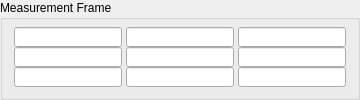
             <widget class="QGroupBox" name="groupBox_7" >
              <property name="sizePolicy" >
               <sizepolicy vsizetype="Preferred" hsizetype="Preferred" >
                <horstretch>0</horstretch>
                <verstretch>0</verstretch>
               </sizepolicy>
              </property>
              <property name="maximumSize" >
               <size>
                <width>22222</width>
                <height>16777215</height>
               </size>
              </property>
              <property name="title" >
               <string>Measurement Frame</string>
              </property>
              <layout class="QVBoxLayout" name="verticalLayout_13" >
               <property name="topMargin" >
                <number>1</number>
               </property>
               <property name="bottomMargin" >
                <number>3</number>
               </property>
               <item>
                <layout class="QGridLayout" name="gridLayout_4" >
                 <property name="horizontalSpacing" >
                  <number>4</number>
                 </property>
                 <property name="verticalSpacing" >
                  <number>0</number>
                 </property>
                 <item row="0" column="0" >
                  <widget class="QLineEdit" name="lineEdit_MeasurementFrame11" >
                   <property name="sizePolicy" >
                    <sizepolicy vsizetype="Fixed" hsizetype="Expanding" >
                     <horstretch>0</horstretch>
                     <verstretch>0</verstretch>
                    </sizepolicy>
                   </property>
                   <property name="minimumSize" >
                    <size>
                     <width>20</width>
                     <height>0</height>
                    </size>
                   </property>
                   <property name="maximumSize" >
                    <size>
                     <width>16777215</width>
                     <height>20</height>
                    </size>
                   </property>
                   <property name="text" >
                    <string/>
                   </property>
                   <property name="alignment" >
                    <set>Qt::AlignRight|Qt::AlignTrailing|Qt::AlignVCenter</set>
                   </property>
                   <property name="readOnly" >
                    <bool>true</bool>
                   </property>
                  </widget>
                 </item>
                 <item row="1" column="0" >
                  <widget class="QLineEdit" name="lineEdit_MeasurementFrame21" >
                   <property name="sizePolicy" >
                    <sizepolicy vsizetype="Fixed" hsizetype="Expanding" >
                     <horstretch>0</horstretch>
                     <verstretch>0</verstretch>
                    </sizepolicy>
                   </property>
                   <property name="maximumSize" >
                    <size>
                     <width>16777215</width>
                     <height>20</height>
                    </size>
                   </property>
                   <property name="text" >
                    <string/>
                   </property>
                   <property name="alignment" >
                    <set>Qt::AlignRight|Qt::AlignTrailing|Qt::AlignVCenter</set>
                   </property>
                   <property name="readOnly" >
                    <bool>true</bool>
                   </property>
                  </widget>
                 </item>
                 <item row="1" column="1" >
                  <widget class="QLineEdit" name="lineEdit_MeasurementFrame22" >
                   <property name="sizePolicy" >
                    <sizepolicy vsizetype="Fixed" hsizetype="Expanding" >
                     <horstretch>0</horstretch>
                     <verstretch>0</verstretch>
                    </sizepolicy>
                   </property>
                   <property name="maximumSize" >
                    <size>
                     <width>16777215</width>
                     <height>20</height>
                    </size>
                   </property>
                   <property name="text" >
                    <string/>
                   </property>
                   <property name="alignment" >
                    <set>Qt::AlignRight|Qt::AlignTrailing|Qt::AlignVCenter</set>
                   </property>
                   <property name="readOnly" >
                    <bool>true</bool>
                   </property>
                  </widget>
                 </item>
                 <item row="2" column="1" >
                  <widget class="QLineEdit" name="lineEdit_MeasurementFrame32" >
                   <property name="sizePolicy" >
                    <sizepolicy vsizetype="Fixed" hsizetype="Expanding" >
                     <horstretch>0</horstretch>
                     <verstretch>0</verstretch>
                    </sizepolicy>
                   </property>
                   <property name="maximumSize" >
                    <size>
                     <width>16777215</width>
                     <height>20</height>
                    </size>
                   </property>
                   <property name="text" >
                    <string/>
                   </property>
                   <property name="alignment" >
                    <set>Qt::AlignRight|Qt::AlignTrailing|Qt::AlignVCenter</set>
                   </property>
                   <property name="readOnly" >
                    <bool>true</bool>
                   </property>
                  </widget>
                 </item>
                 <item row="2" column="2" >
                  <widget class="QLineEdit" name="lineEdit_MeasurementFrame33" >
                   <property name="sizePolicy" >
                    <sizepolicy vsizetype="Fixed" hsizetype="Expanding" >
                     <horstretch>0</horstretch>
                     <verstretch>0</verstretch>
                    </sizepolicy>
                   </property>
                   <property name="maximumSize" >
                    <size>
                     <width>16777215</width>
                     <height>20</height>
                    </size>
                   </property>
                   <property name="text" >
                    <string/>
                   </property>
                   <property name="alignment" >
                    <set>Qt::AlignRight|Qt::AlignTrailing|Qt::AlignVCenter</set>
                   </property>
                   <property name="readOnly" >
                    <bool>true</bool>
                   </property>
                  </widget>
                 </item>
                 <item row="0" column="1" >
                  <widget class="QLineEdit" name="lineEdit_MeasurementFrame12" >
                   <property name="sizePolicy" >
                    <sizepolicy vsizetype="Fixed" hsizetype="Expanding" >
                     <horstretch>0</horstretch>
                     <verstretch>0</verstretch>
                    </sizepolicy>
                   </property>
                   <property name="minimumSize" >
                    <size>
                     <width>20</width>
                     <height>0</height>
                    </size>
                   </property>
                   <property name="maximumSize" >
                    <size>
                     <width>16777215</width>
                     <height>20</height>
                    </size>
                   </property>
                   <property name="text" >
                    <string/>
                   </property>
                   <property name="alignment" >
                    <set>Qt::AlignRight|Qt::AlignTrailing|Qt::AlignVCenter</set>
                   </property>
                   <property name="readOnly" >
                    <bool>true</bool>
                   </property>
                  </widget>
                 </item>
                 <item row="0" column="2" >
                  <widget class="QLineEdit" name="lineEdit_MeasurementFrame13" >
                   <property name="sizePolicy" >
                    <sizepolicy vsizetype="Fixed" hsizetype="Expanding" >
                     <horstretch>0</horstretch>
                     <verstretch>0</verstretch>
                    </sizepolicy>
                   </property>
                   <property name="minimumSize" >
                    <size>
                     <width>20</width>
                     <height>0</height>
                    </size>
                   </property>
                   <property name="maximumSize" >
                    <size>
                     <width>16777215</width>
                     <height>20</height>
                    </size>
                   </property>
                   <property name="text" >
                    <string/>
                   </property>
                   <property name="alignment" >
                    <set>Qt::AlignRight|Qt::AlignTrailing|Qt::AlignVCenter</set>
                   </property>
                   <property name="readOnly" >
                    <bool>true</bool>
                   </property>
                  </widget>
                 </item>
                 <item row="1" column="2" >
                  <widget class="QLineEdit" name="lineEdit_MeasurementFrame23" >
                   <property name="sizePolicy" >
                    <sizepolicy vsizetype="Fixed" hsizetype="Expanding" >
                     <horstretch>0</horstretch>
                     <verstretch>0</verstretch>
                    </sizepolicy>
                   </property>
                   <property name="maximumSize" >
                    <size>
                     <width>16777215</width>
                     <height>20</height>
                    </size>
                   </property>
                   <property name="text" >
                    <string/>
                   </property>
                   <property name="alignment" >
                    <set>Qt::AlignRight|Qt::AlignTrailing|Qt::AlignVCenter</set>
                   </property>
                   <property name="readOnly" >
                    <bool>true</bool>
                   </property>
                  </widget>
                 </item>
                 <item row="2" column="0" >
                  <widget class="QLineEdit" name="lineEdit_MeasurementFrame31" >
                   <property name="sizePolicy" >
                    <sizepolicy vsizetype="Fixed" hsizetype="Expanding" >
                     <horstretch>0</horstretch>
                     <verstretch>0</verstretch>
                    </sizepolicy>
                   </property>
                   <property name="maximumSize" >
                    <size>
                     <width>16777215</width>
                     <height>20</height>
                    </size>
                   </property>
                   <property name="text" >
                    <string/>
                   </property>
                   <property name="alignment" >
                    <set>Qt::AlignRight|Qt::AlignTrailing|Qt::AlignVCenter</set>
                   </property>
                   <property name="readOnly" >
                    <bool>true</bool>
                   </property>
                  </widget>
                 </item>
                </layout>
               </item>
              </layout>
             </widget>
